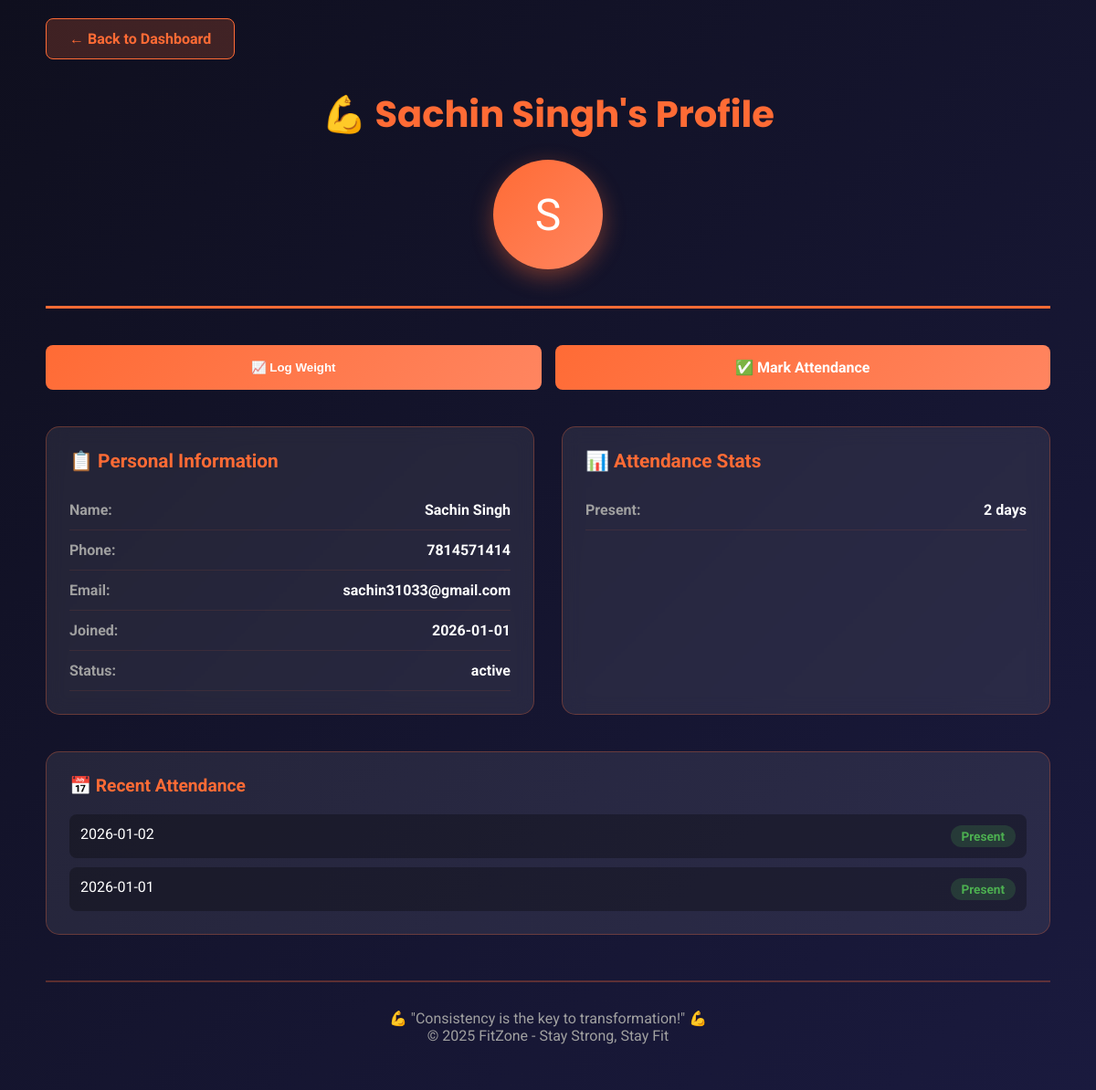
The page /member/1 on the database its author committed.
### tables this page shows
CREATE TABLE members (
            id INTEGER PRIMARY KEY AUTOINCREMENT,
            name TEXT UNIQUE,
            phone TEXT,
            email TEXT,
            join_date TEXT,
            start_weight REAL,
            status TEXT DEFAULT 'active'
        );

CREATE TABLE attendance (
            id INTEGER PRIMARY KEY AUTOINCREMENT,
            member_id INTEGER,
            date TEXT,
            status TEXT,
            UNIQUE(member_id, date)
        );

### app.py (the view)
@app.route("/member/<int:member_id>")
def member_details(member_id):
    month_start = datetime.now().replace(day=1).strftime("%Y-%m-%d")
    with get_db() as db:
        member = db.execute(
            "SELECT * FROM members WHERE id=?", (member_id,)
        ).fetchone()
        attendance_data = db.execute("""
            SELECT status, COUNT(*) FROM attendance
            WHERE member_id=? AND date>=?
            GROUP BY status
        """, (member_id, month_start)).fetchall()
        weight_logs = db.execute("""
            SELECT month, weight FROM weight_logs
            WHERE member_id=? ORDER BY month DESC LIMIT 6
        """, (member_id,)).fetchall()
        fees = db.execute("""
            SELECT * FROM fees WHERE member_id=?
            ORDER BY next_due DESC
        """, (member_id,)).fetchall()
        recent_attendance = db.execute("""
            SELECT date, status FROM attendance
            WHERE member_id=? ORDER BY date DESC LIMIT 10
        """, (member_id,)).fetchall()
    return render_template(
        "member_details.html",
        member=member,
        attendance_data=attendance_data,
        weight_logs=weight_logs,
        fees=fees,
        recent_attendance=recent_attendance
    )

### app.py (called while the page is built)
def get_db():
    conn = sqlite3.connect(DB_NAME)
    conn.row_factory = sqlite3.Row
    return conn

### templates/member_details.html (shortened to what this page needs)
<!DOCTYPE html>
<html lang="en">
<head>
</head>
<body>
    <div class="container">
        <a href="/" class="back-link">← Back to Dashboard</a>
        <header>
            {% if member %}
            <h1>💪 {{ member[1] }}'s Profile</h1>
            <div class="member-avatar">{{ member[1][0].upper() }}</div>
            {% endif %}
        </header>
        {% if member %}
        <div class="action-btns">
            <button class="btn-primary" onclick="alert('Add weight for next month')">📈 Log Weight</button>
            <a href="/attendance/{{ member[0] }}" class="btn-primary" style="text-decoration: none; text-align: center;">✅ Mark Attendance</a>
        </div>
        <div class="profile-grid">
            <div class="card">
                <h3>📋 Personal Information</h3>
                <div class="info-row">
                    <span class="info-label">Name:</span>
                    <span class="info-value">{{ member[1] }}</span>
                </div>
                <div class="info-row">
                    <span class="info-label">Phone:</span>
                    <span class="info-value">{{ member[2] or '—' }}</span>
                </div>
                <div class="info-row">
                    <span class="info-label">Email:</span>
                    <span class="info-value">{{ member[3] or '—' }}</span>
                </div>
                <div class="info-row">
                    <span class="info-label">Joined:</span>
                    <span class="info-value">{{ member[4] }}</span>
                </div>
                <div class="info-row">
                    <span class="info-label">Status:</span>
                    <span class="info-value">{{ member[6] }}</span>
                </div>
            </div>
            <div class="card">
                <h3>📊 Attendance Stats</h3>
                {% if attendance_data %}
                    {% for status, count in attendance_data %}
                    <div class="info-row">
                        <span class="info-label">{{ status }}:</span>
                        <span class="info-value">{{ count }} days</span>
                    </div>
                    {% endfor %}
                {% else %}
                <p style="color: #a0a0a0;">No attendance records yet</p>
                {% endif %}
            </div>
        </div>
        {% if recent_attendance %}
        <div class="section">
            <h4>📅 Recent Attendance</h4>
            <div class="recent-list">
                {% for att in recent_attendance %}
                <div class="list-item">
                    <span>{{ att[0] }}</span>
                    <span class="list-status status-{{ att[1]|lower }}">{{ att[1] }}</span>
                </div>
                {% endfor %}
            </div>
        </div>
        {% endif %}
        <footer>
            <p>💪 "Consistency is the key to transformation!" 💪</p>
            <p>&copy; 2025 FitZone - Stay Strong, Stay Fit</p>
        </footer>
        {% else %}
        <p style="text-align: center; color: #a0a0a0;">Member not found</p>
        {% endif %}
    </div>
</body>
</html>

### templates/member_details.html (style rules this page uses)
* { margin: 0; padding: 0; box-sizing: border-box; }
body { font-family: 'Roboto', sans-serif; background: linear-gradient(135deg, #0f0f1e 0%, #1a1a3e 100%); color: #fff; min-height: 100vh; padding: 20px; perspective: 1200px; }
.container { max-width: 1100px; margin: 0 auto; }
.back-link { display: inline-block; margin-bottom: 30px; padding: 12px 25px; background: rgba(255, 107, 53, 0.2); border: 1px solid #ff6b35; color: #ff6b35; border-radius: 8px; text-decoration: none; transition: all 0.3s ease; font-weight: bold; }
header { text-align: center; margin-bottom: 40px; padding-bottom: 20px; border-bottom: 3px solid #ff6b35; }
h1 { font-size: 2.5em; color: #ff6b35; margin-bottom: 10px; font-family: 'Poppins', sans-serif; }
.member-avatar { width: 120px; height: 120px; border-radius: 50%; background: linear-gradient(135deg, #ff6b35 0%, #ff8560 100%); display: flex; align-items: center; justify-content: center; font-size: 3em; margin: 20px auto; box-shadow: 0 8px 25px rgba(255, 107, 53, 0.4); animation: float3D 4s ease-in-out infinite; transform-style: preserve-3d; }
.profile-grid { display: grid; grid-template-columns: 1fr 1fr; gap: 30px; margin-bottom: 40px; }
.card { background: rgba(255, 255, 255, 0.08); border: 1px solid rgba(255, 107, 53, 0.3); border-radius: 15px; padding: 25px; backdrop-filter: blur(10px); animation: slideInFromLeft 0.8s ease-out; transform-style: preserve-3d; transition: transform 0.4s cubic-bezier(0.175, 0.885, 0.32, 1.275); }
.card h3 { color: #ff6b35; margin-bottom: 20px; font-size: 1.3em; }
.info-row { display: flex; justify-content: space-between; padding: 12px 0; border-bottom: 1px solid rgba(255, 107, 53, 0.1); }
.info-label { color: #a0a0a0; font-weight: bold; }
.info-value { color: #fff; font-weight: bold; }
.action-btns { display: grid; grid-template-columns: 1fr 1fr; gap: 15px; margin-bottom: 40px; }
.btn-primary { padding: 15px; background: linear-gradient(135deg, #ff6b35 0%, #ff8560 100%); border: none; border-radius: 8px; color: #fff; font-weight: bold; cursor: pointer; transition: all 0.3s cubic-bezier(0.175, 0.885, 0.32, 1.275); perspective: 1000px; }
.section { background: rgba(255, 255, 255, 0.08); border: 1px solid rgba(255, 107, 53, 0.3); border-radius: 15px; padding: 25px; margin-bottom: 30px; animation: slideInFromLeft 0.8s ease-out; }
.section h4 { color: #ff6b35; margin-bottom: 20px; font-size: 1.2em; }
.recent-list { display: flex; flex-direction: column; gap: 10px; }
.list-item { display: flex; justify-content: space-between; padding: 12px; background: rgba(0, 0, 0, 0.3); border-radius: 8px; }
.list-status { padding: 4px 12px; border-radius: 15px; font-weight: bold; font-size: 0.85em; }
.status-present { background: rgba(76, 175, 80, 0.2); color: #4caf50; }
footer { text-align: center; padding: 30px 0; color: #a0a0a0; border-top: 2px solid rgba(255, 107, 53, 0.3); margin-top: 50px; }

### rows shown on the page
members: name "Sachin Singh", name "S", phone "7814571414", email "sachin31033@gmail.com", join_date "2026-01-01", status "active"
attendance: status "Present", id "2", date "2026-01-02"
attendance: date "2026-01-01", status "Present"
